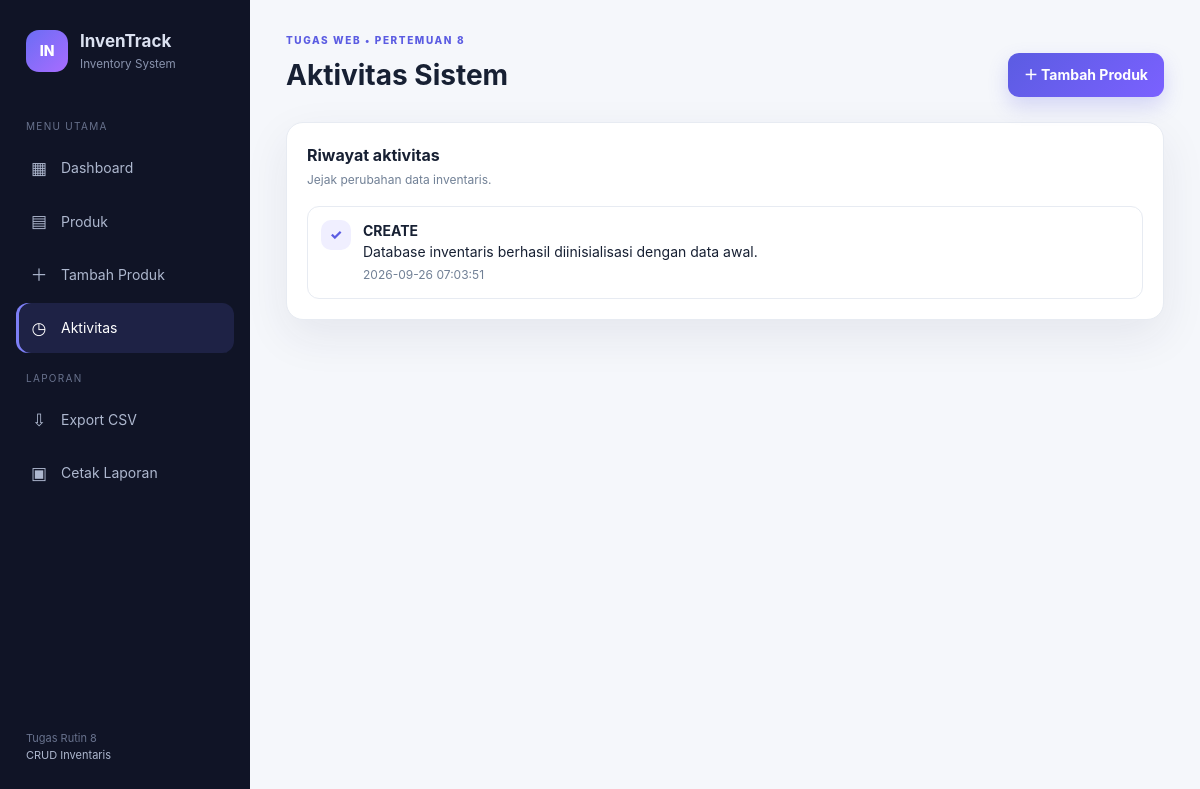
/index.php?page=activity, run on the app's committed database.
### tables this page shows
CREATE TABLE activity_logs (
    id BIGINT UNSIGNED AUTO_INCREMENT PRIMARY KEY,
    action VARCHAR(30) NOT NULL,
    description VARCHAR(255) NOT NULL,
    created_at TIMESTAMP DEFAULT CURRENT_TIMESTAMP
);

### config/helpers.php (called while the page is built, shortened)
<?php
function e(?string $value): string { return htmlspecialchars((string)$value, ENT_QUOTES, 'UTF-8'); }

### index.php (the view, shortened to what this page needs)
<?php
$page=$_GET['page']??'dashboard';
if($page==='activity'){
 $pageTitle='Aktivitas Sistem';$active='activity';require __DIR__.'/partials/header.php';$logs=$pdo->query('SELECT * FROM activity_logs ORDER BY created_at DESC LIMIT 50')->fetchAll();
 ?><section class="card"><div class="card-head"><div><h2>Riwayat aktivitas</h2><span class="muted">Jejak perubahan data inventaris.</span></div></div><div class="activity"><?php foreach($logs as $log): ?><div class="activity-item"><div class="activity-dot">✓</div><div><strong><?= e($log['action']) ?></strong><div><?= e($log['description']) ?></div><span class="muted"><?= e($log['created_at']) ?></span></div></div><?php endforeach; ?><?php if(!$logs): ?><div class="empty">Belum ada aktivitas.</div><?php endif; ?></div></section><?php require __DIR__.'/partials/footer.php';exit;
}
 ?><?php
require __DIR__.'/partials/header.php';
?><?php require __DIR__.'/partials/footer.php'; ?>

### assets/style.css (style rules this page uses)
:root { --bg:#f5f7fb;--panel:#fff;--ink:#172033;--muted:#718096;--line:#e7ebf2;--primary:#5b5ce2;--primary2:#7b61ff;--green:#18a878;--orange:#f59e0b;--red:#e5484d;--shadow:0 16px 45px rgba(36,43,75,.08) }
* { box-sizing:border-box }
body { margin:0;background:var(--bg);color:var(--ink);font:14px/1.55 Inter,ui-sans-serif,system-ui,-apple-system,"Segoe UI",sans-serif }
.card { background:var(--panel);border:1px solid var(--line);border-radius:17px;box-shadow:var(--shadow);padding:20px }
.card-head { display:flex;justify-content:space-between;align-items:center;gap:12px;margin-bottom:16px }
.card-head h2 { font-size:16px;margin:0 }
.muted { color:var(--muted);font-size:12px }
.activity { display:grid;gap:10px }
.activity-item { display:flex;gap:12px;align-items:flex-start;padding:13px;border:1px solid var(--line);border-radius:12px }
.activity-dot { width:30px;height:30px;border-radius:10px;background:#f0efff;color:var(--primary);display:grid;place-items:center;font-weight:800 }

### data on the page
activity_logs: action "CREATE", description "Database inventaris berhasil diinisialisasi dengan data awal.", created_at "2026-09-26 07:03:51"

### other printed values
$pageTitle "Aktivitas Sistem"
